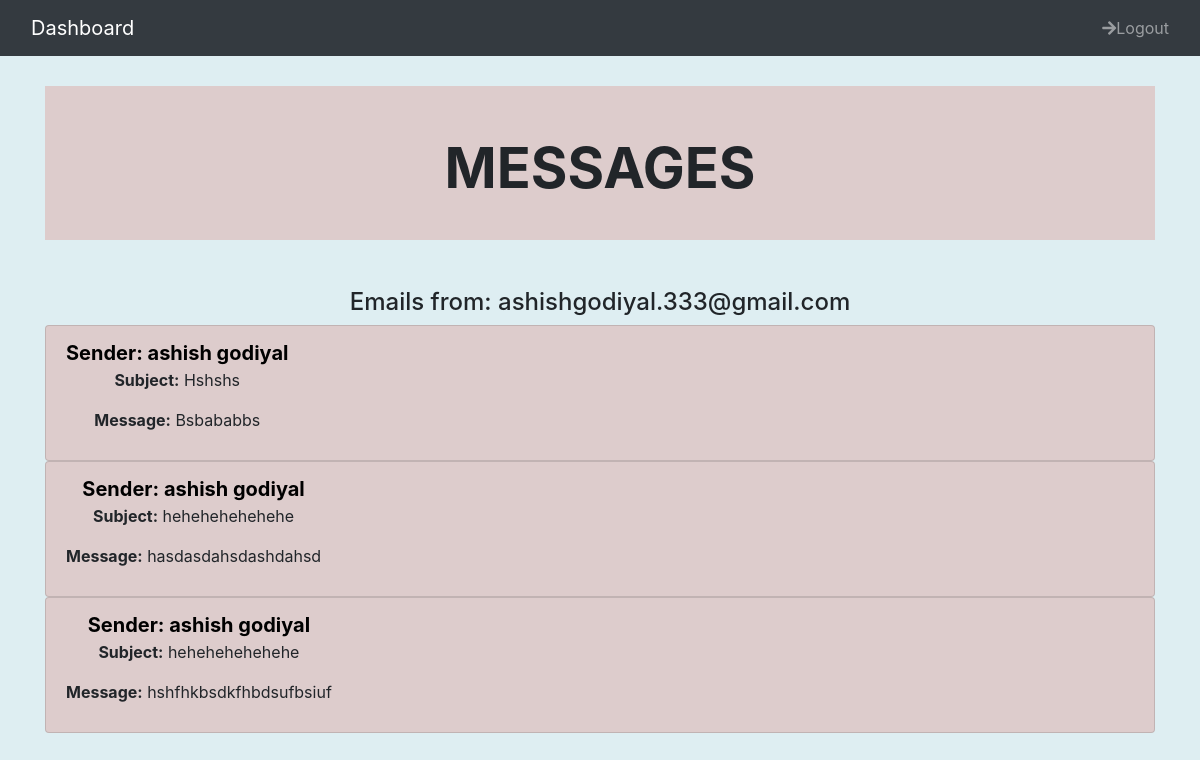
The app's page /admin/pages/detailedMessages.php?email=ashishgodiyal.333@gmail.com (signed in) with its own data.
### tables this page shows
CREATE TABLE `messages` (
  `name` text NOT NULL,
  `email` varchar(200) NOT NULL,
  `subject` text NOT NULL,
  `message` text NOT NULL,
  `date` timestamp NOT NULL DEFAULT current_timestamp() ON UPDATE current_timestamp(),
  `id` int(11) NOT NULL
);

### admin/actions/getmessages.php (the view, shortened to what this page needs)
<?php
function getmessages($email){
	include('../../connection/connection.php');
	$new_email = $new_email = mysqli_real_escape_string($link,$email);
	$query = "SELECT * FROM messages WHERE email='$new_email'";
	$result = mysqli_query($link,$query);
	while($row = mysqli_fetch_assoc($result)){
		$message = $row['message'];
		$subject = $row['subject'];
		$name = $row['name'];
		echo "<ol class='list-group list-group-numbered'>";
              echo "<li class='list-group-item d-flex justify-content-between align-items-start'>";
                echo "<div class='ms-2 me-auto'>";
                 echo "<div class='fw-bold name'>Sender: $name</div>";
                 	echo "<p class='fw-bold'><strong>Subject:</strong> $subject</p>";
                  echo "<p><strong>Message:</strong> $message</p>";
                echo "</div>";
              echo "</li>";
          echo "</ol>";
}
}
?>

### pages/views/websiteicon.php (shortened to what this page needs)
<!DOCTYPE html>
<html>
<head>
    <link rel="stylesheet" type="text/css" href="/lifestyle-store/css/styles.css">
    <link rel="stylesheet" href="https://use.fontawesome.com/releases/v5.3.1/css/all.css">
    <link rel="stylesheet" href="https://stackpath.bootstrapcdn.com/bootstrap/4.3.1/css/bootstrap.min.css">

### admin/pages/views/header.php (shortened to what this page needs)
<nav class="navbar navbar-dark bg-dark">
  <div class="container-fluid">
    <a class="navbar-brand" href="./dashboard.php">Dashboard</a>
    	<ul class="nav navbar-nav navbar-right">
	            			<li class="nav-item"><a href="../actions/logout.php" class="nav-link"><i class="fa fa-arrow-right" aria-hidden="true"></i>Logout</a></li>
	    </ul>
</nav>

### admin/pages/detailedMessages.php (shortened to what this page needs)
<?php
	include('../../pages/views/websiteicon.php');
  include('./views/header.php');
  include('../actions/getmessages.php');
  $email = $_GET['email'];
?>
<link rel="stylesheet" type="text/css" href="../css/messages.css">
<div class="container">
    <div class="container header-label col-xs-12" id="header">MESSAGES</div>
      <div class="row my-5">
        <div class="container"><h4>Emails from: <?php echo"$email";?></h4></div>
        <div class='col-md-12 col-sm- wrapper'>
            <?php
                if(isset($email)){
                  getmessages($email);
                }else{
                  header('location:./messages.php');
                }
              ?>
    </div>
  </div>
</div>

### css/styles.css (style rules this page uses)
html { height:100vh; font-family: roboto-mono,Times New Roman, Times, serif; }
a { text-decoration: none!important; }

### admin/css/messages.css (style rules this page uses)
#header { text-align: center; font-size: 350%; font-weight: bold; }
.header-label { background-color: #ddcccc; text-align: center; margin-top: 30px; margin-bottom: 30px; padding-top: 40px; padding-bottom: 30px; }
.container { text-align: center; }
a { text-decoration: none; }
.name { font-size: 20px; font-weight: bold; color: black; }
.list-group-item { background-color: #DDCCCC; }

### records on screen
messages: name "ashish godiyal", subject "Hshshs", message "Bsbababbs"
messages: name "ashish godiyal", subject "hehehehehehehe", message "hasdasdahsdashdahsd"
messages: name "ashish godiyal", subject "hehehehehehehe", message "hshfhkbsdkfhbdsufbsiuf"

### other values on screen
$email "ashishgodiyal.333@gmail.com"
